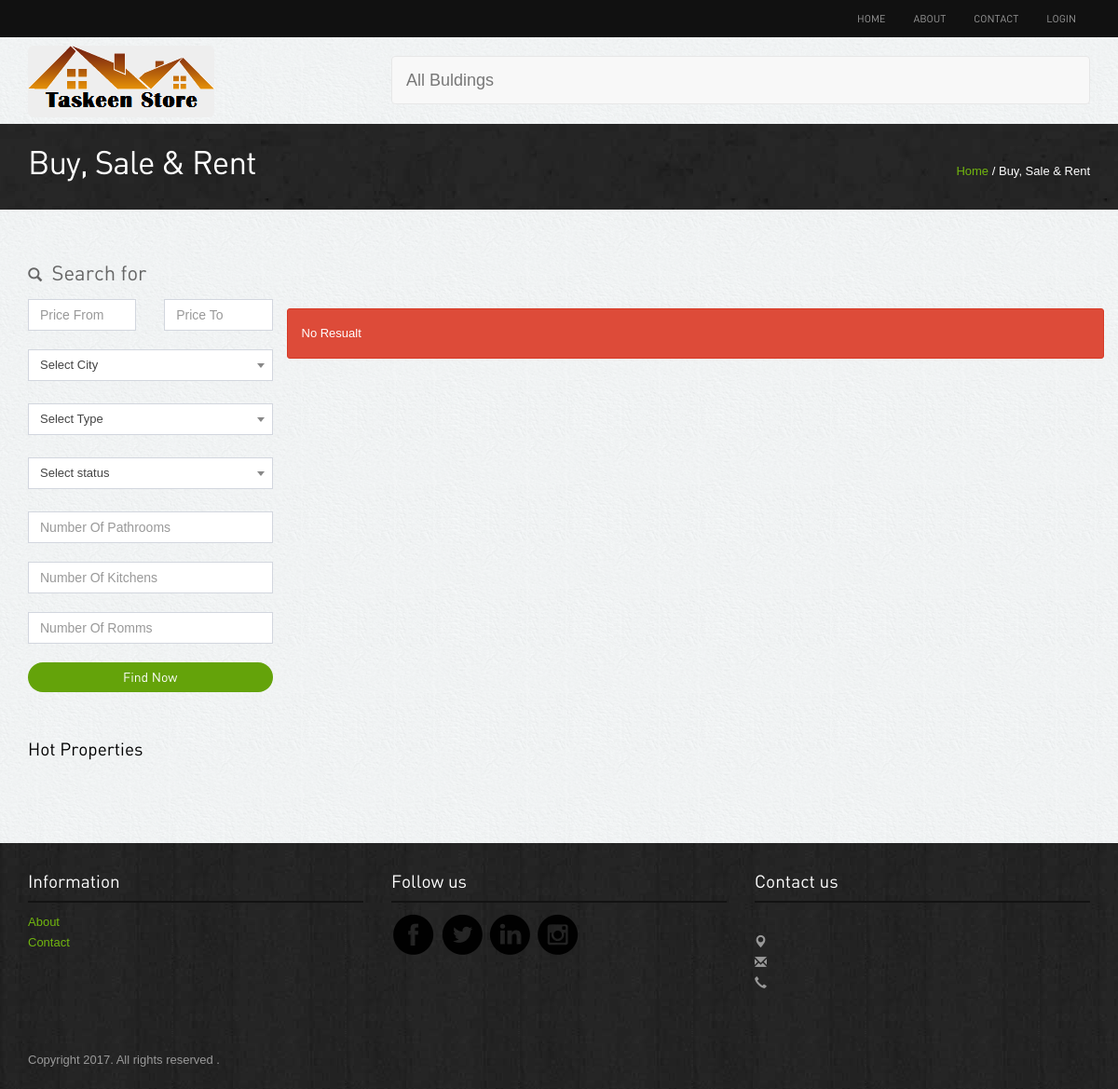
Page /search.php on the earlier database version.
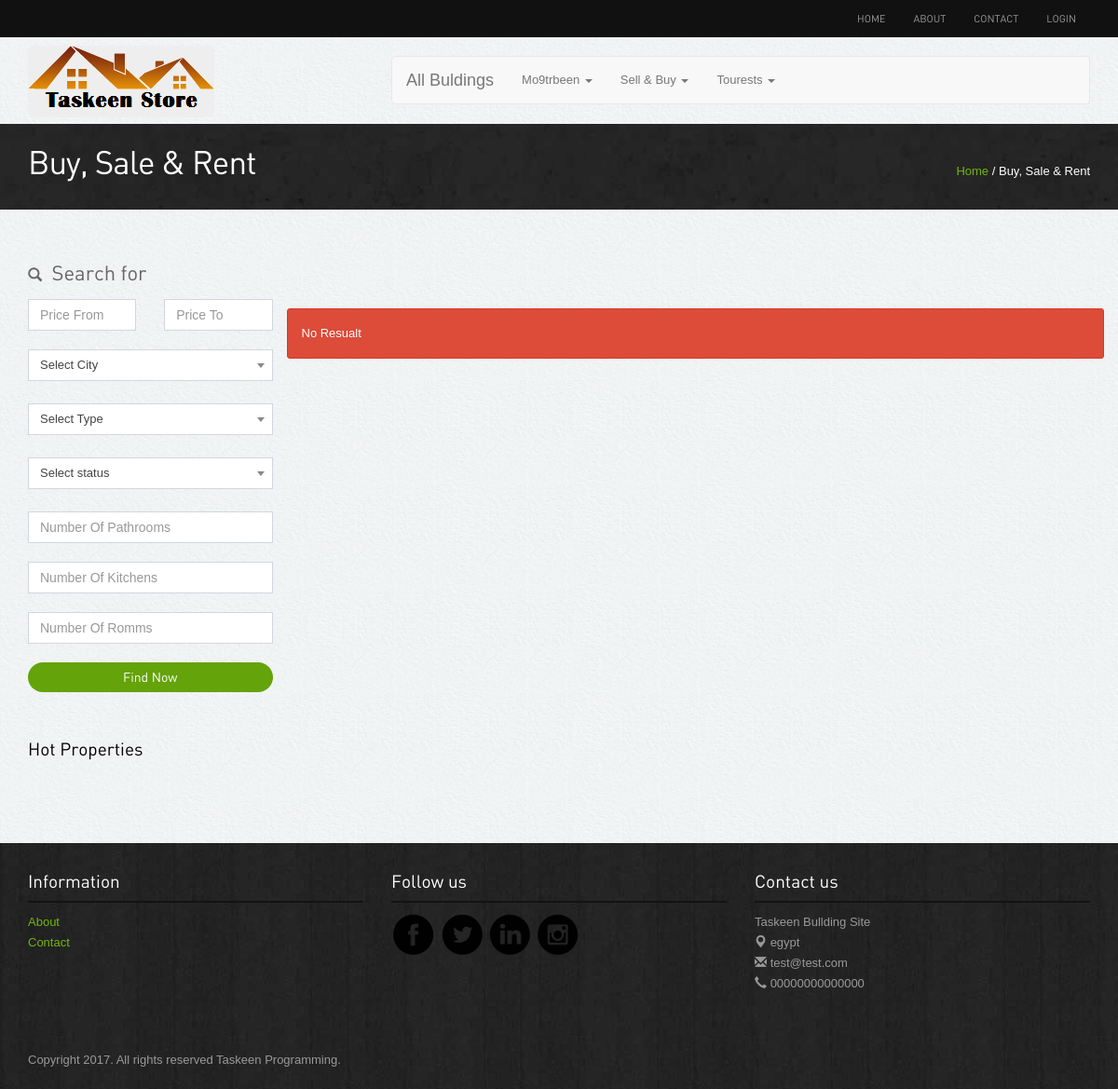
Same page on the later database version.
### tables this page shows
CREATE TABLE `categouries` (
  `id` int(11) NOT NULL,
  `name` varchar(255) NOT NULL
);

CREATE TABLE `sitesetting` (
  `id` int(11) NOT NULL,
  `slug` varchar(50) NOT NULL,
  `nameSetting` varchar(50) NOT NULL,
  `value` text NOT NULL,
  `type` tinyint(4) NOT NULL,
  `created_at` timestamp NOT NULL DEFAULT '0000-00-00 00:00:00',
  `updated_at` timestamp NOT NULL DEFAULT '0000-00-00 00:00:00'
);

### init.php (called while the page is built)
<?php
    include "connect.php";
    include "includes/functions/functions.php";
    include "includes/templates/header.php";
?>

### includes/functions/functions.php (called while the page is built, shortened)
<?php
   function getAllFrom($field, $table, $where = null, $and = null, $orderField = 'id', $ordering = 'ASC', $limit = null)
   {
      global $conn;
      $stmt = $conn->prepare("SELECT $field FROM $table $where $and ORDER BY $orderField $ordering $limit");
      $stmt->execute();
      $all = $stmt->fetchAll();
      return $all;
   }
   function getSetting($settingName = 'siteName')
   {
      global $conn;
      $stmt = $conn->prepare("SELECT value FROM sitesetting WHERE nameSetting = '$settingName'");
      $stmt->execute();
      $all = $stmt->fetch();
      return $all[0];
   }
?>

### search.php (the view, shortened to what the changed rows need)
<?php include'init.php';
?>
<div class="inside-banner">
	<div class="container">
		<span class="pull-right"><a href="index.php">Home</a> / Buy, Sale & Rent</span>
		<h2>Buy, Sale & Rent</h2>
	</div>
</div>
<div class="container">
	<div class="properties-listing spacer">
		<div class="row">
			<div class="col-lg-3 col-sm-4">
				<div class="search-form">
					<h4>
                  <span class="glyphicon glyphicon-search"></span> Search for
               </h4>
               <div class="row">
						<form action="search.php" method="get">
							<div class="col-lg-6">
								<input class="form-control" type="number" name="price_from" value="" placeholder="Price From">
							</div>
							<div class="col-lg-6">
								<input class="form-control" type="number" name="price_to" value="" placeholder="Price To">
							</div>
							<div class="col-lg-12 marginSelect">
							</div>
							<div class="col-lg-12 marginSelect">
							</div>
                     <div class="col-lg-12 marginSelect">
                     </div>
							<div class="col-lg-12">
								<input class="form-control" type="number" name="num_pr" value="" placeholder="Number Of Pathrooms">
							</div>
							<div class="col-lg-12">
								<input class="form-control" type="number" name="num_kit" value="" placeholder="Number Of Kitchens">
							</div>
							<div class="col-lg-12">
								<input class="form-control" type="number" name="num_rooms" value="" placeholder="Number Of Romms">
							</div>
						</div>
						<button type="submit" class="btn btn-primary">Find Now</button>
				</div>
				<div class="hot-properties hidden-xs">
					<h4>Hot Properties</h4>
				</div>
			</div>
			<div class="col-lg-9 col-sm-8">
            <br><br><br>
				<div class="row">
					<?php
                     $query = "SELECT * FROM buldings ";
                     $bus = $conn->prepare($query);
                     $bus->execute();
                     $busFetch = $bus->fetchAll();
                     $buCount = $bus->rowCount();
                ?>
                <?php if ($buCount > 0): ?>
                <?php foreach ($busFetch as $bu):  ?>
						<div class="col-lg-4 col-sm-6">
							<div class="properties">
								<div class="image-holder">
									<img alt="properties" class="img-responsive img-thumbnail" style="height: 200px;" src="<?php echo $bu['image'] ?>">
                           <div class="status <?php echo $bu['status'] == 1 ? 'sold' : 'new'?>">
                              <?php echo $bu['status'] == 1 ? 'Rent' : 'Sell'?>
                           </div>
								</div>
								<h4><a href="property-detail.php"><?php echo $bu['title'] ?></a></h4>
								<p class="price">Price: <?php echo $bu['price'] ?> $</p>
								<div class="listing-detail">
									<span data-original-title="Path Room" data-placement="bottom" data-toggle="tooltip"><?php echo $bu['num_pr'] ?></span>
									<span data-original-title="Rooms" data-placement="bottom" data-toggle="tooltip"><?php echo $bu['num_rooms'] ?></span>
									<span data-original-title="Kitchen" data-placement="bottom" data-toggle="tooltip"><?php echo $bu['num_kit'] ?></span>
								</div><a class="btn btn-primary" href="property-detail.php?bu_id=<?php echo $bu['id'] ?>&view=<?php echo sha1($bu['title']) ?>">View Details</a>
							</div>
						</div>
					<?php endforeach; ?>
            <?php else:?>
               <div class="alert alert-danger">No Resualt</div>
            <?php endif; ?>
				</div>
			</div>
		</div>
	</div>
</div>
<?php include'includes/templates/footer.php';?>

### includes/templates/header.php (shortened to what the changed rows need)
<!DOCTYPE html>
<html lang="en">
<head>
    <link rel="stylesheet" href="assets/bootstrap/css/bootstrap.css" />
    <link rel="stylesheet" href="assets/owl-carousel/owl.carousel.css">
    <link rel="stylesheet" href="assets/owl-carousel/owl.theme.css">
    <link rel="stylesheet" type="text/css" href="assets/slitslider/css/style.css" />
    <link rel="stylesheet" type="text/css" href="assets/slitslider/css/custom.css" />
    <link rel="stylesheet" type="text/css" href="assets/css/sweetalert.css" />
    <link rel="stylesheet" href="assets/css/select2.min.css"/>
    <link rel="stylesheet" href="assets/css/reset.css"/>
    <link rel="stylesheet" href="assets/css/card.css"/>
    <link rel="stylesheet" href="assets/css/AdminLTE.min.css"/>
    <link rel="stylesheet" href="assets/css/styles.css"/>
</head>
<body>
    <div class="navbar-wrapper">
        <div class="navbar-inverse" role="navigation">
            <div class="container">
                <div class="navbar-collapse  collapse">
                    <ul class="nav navbar-nav navbar-right">
                        <?php if (isset($_SESSION['user_mail'])): ?>
                           <li><a href="buldings.php">Add Free Bullding</a></li>
                           <li><a href="profile.php">profile</a></li>
                           <li><a href="logout.php">logout</a></li>
                        <?php else: ?>
                           <li><a href="#" data-target="#loginpop" data-toggle="modal">Login</a></li>
                        <?php endif; ?>
                    </ul>
                </div>
            </div>
        </div>
    </div>
    <div class="container">
        <div class="row">
            <div class="col-md-4">
              <img src="images/taskeen.png" alt="" class="img-rounded" style="margin-top: 9px;">
            </div>
            <div class="col-md-8">
                <nav class="navbar navbar-default" style="margin-top: 20px;">
                    <div class="container-fluid">
                        <div class="navbar-header">
                             <a class="navbar-brand" href="buysalerent.php">All Buldings</a>
                        </div>
                        <div class="collapse navbar-collapse" id="bs-example-navbar-collapse-1">
                            <ul class="nav navbar-nav">
                                <?php
                                $cats = getAllFrom('*', 'categouries', null, null, 'name', 'ASC', null);
                                foreach ($cats as $cat): ?>
                                    <li class="dropdown">
                                        <a href="#" class="dropdown-toggle" data-toggle="dropdown" role="button" aria-haspopup="true" aria-expanded="false"><?php echo $cat['name'] ?> <span class="caret"></span></a>
                                    </li>
                                <?php endforeach; ?>
                            </ul>
                        </div>
                    </div>
                </nav>
            </div>
        </div>
    </div>

### includes/templates/footer.php (shortened to what the changed rows need)
<div class="footer">
   <div class="container">
      <div class="row">
         <div class="col-lg-4 col-sm-3">
            <h4>Information</h4>
            <ul class="row">
               <li class="col-lg-12 col-sm-12 col-xs-3"><a href="about.php">About</a></li>
               <li class="col-lg-12 col-sm-12 col-xs-3"><a href="contact.php">Contact</a></li>
            </ul>
         </div>
            <div class="col-lg-4 col-sm-3">
               <h4>Follow us</h4>
               <a href="<?php echo getSetting('facebook');?>"><img src="images/facebook.png" alt="facebook"></a>
               <a href="<?php echo getSetting('twitter');?>"><img src="images/twitter.png" alt="twitter"></a>
               <a href="<?php echo getSetting('linkedin');?>"><img src="images/linkedin.png" alt="linkedin"></a>
               <a href="<?php echo getSetting('instgram');?>"><img src="images/instagram.png" alt="instagram"></a>
            </div>
            <div class="col-lg-4 col-sm-3">
               <h4>Contact us</h4>
               <p><b><?php echo getSetting();?></b><br>
                  <span class="glyphicon glyphicon-map-marker"></span> <?php echo getSetting('address');?> <br>
                  <span class="glyphicon glyphicon-envelope"></span> <?php echo getSetting('email');?><br>
                  <span class="glyphicon glyphicon-earphone"></span> <?php echo getSetting('sitePhone');?></p>
               </div>
            </div>
            <p class="copyright">Copyright 2017. All rights reserved <?php echo getSetting('copyright');?>.	</p>
         </div></div>
      </body>
      </html>

Differences in the rows shown:
added categouries: name "Mo9trbeen"
added categouries: name "Sell & Buy"
added categouries: name "Tourests"
added sitesetting: value "Taskeen Bullding Site"
added sitesetting: value "egypt"
added sitesetting: value "test@test.com"
added sitesetting: value "00000000000000"
added sitesetting: value "Taskeen Programming"
